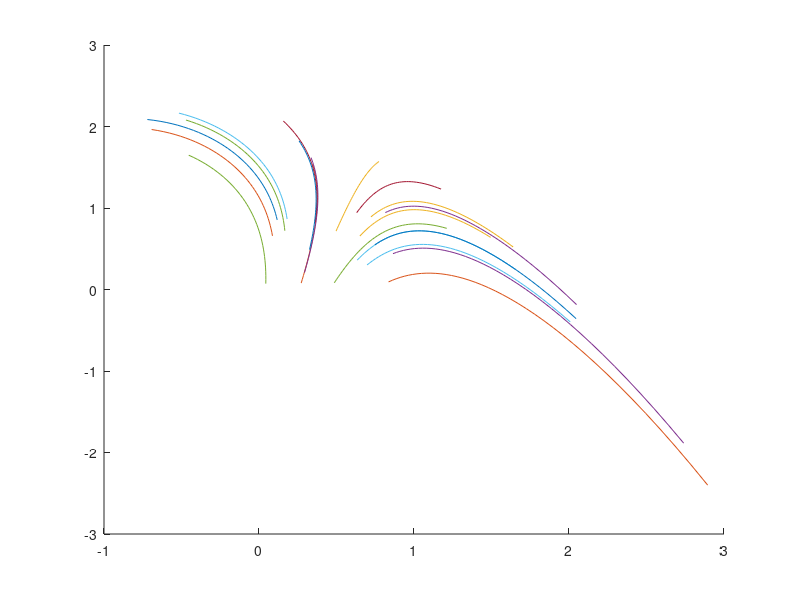

The MATLAB source for this figure:
clear all
close all
clc

%%

function xd = myode(t,x)

xd = [3*x(1)-x(2);
    -4*x(1)^2-x(2)+5];

end

figure
hold on

for i=1:20
    x0 =[rand(),rand()];
    [t,x] = ode45(@myode,[0,0.4],x0);
    plot(x(:,1),x(:,2));
end
